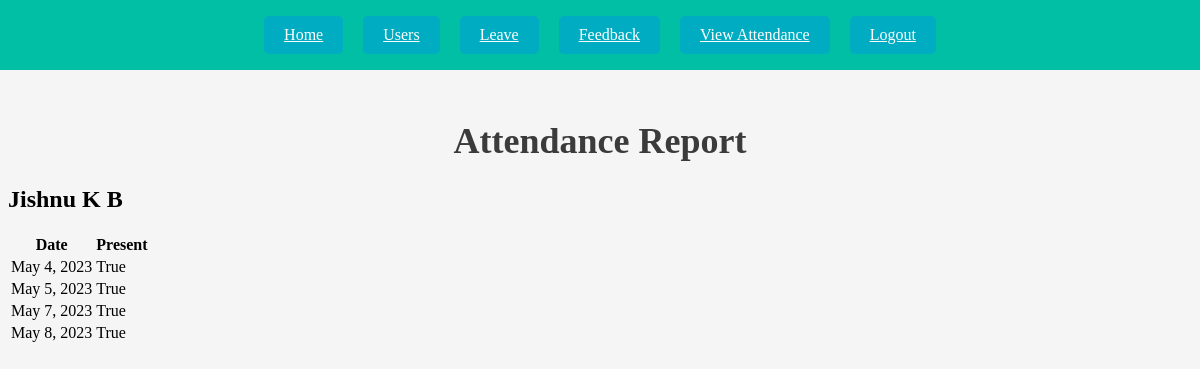
/admin_view_attendance/ (signed in), run on an earlier commit of the app's database.
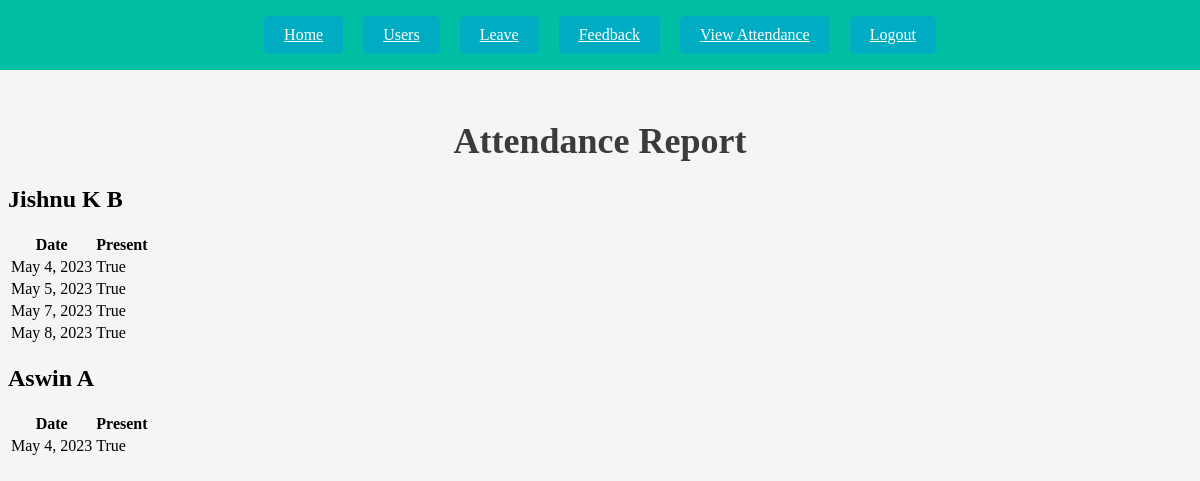
And on a later commit of the database.
### faculty_app/models.py (models this page shows, shortened)
class Faculty(models.Model):
    user = models.OneToOneField(User, on_delete=models.CASCADE, related_name='faculty')
    dob = models.DateField()
    department = models.CharField(max_length=4, choices=DEPARTMENTS)
    date_of_join = models.DateField()
    subject = models.CharField(max_length=4, choices=SUBJECTS)
    emp_id = models.CharField(max_length=10, unique=True)

class Attendance(models.Model):
    user = models.ForeignKey(User, on_delete=models.CASCADE)
    mark_date = models.DateField()
    mark_time = models.TimeField(default=datetime.time(0, 0))
    status = models.BooleanField(default=False)

### faculty_app/views.py (the view)
# urls.py: path('admin_view_attendance/',views.admin_view_attendance, name='admin_view_attendance'),
@admin_required
def admin_view_attendance(request):
     faculty = Faculty.objects.select_related('user').exclude(user__is_superuser=True)
     attendances = Attendance.objects.select_related('user').exclude(user__is_superuser=True)
     return render(request, 'admin/admin_view_attendance.html', {'attendances': attendances, 'faculty':faculty})

### faculty_app/templates/admin/admin_view_attendance.html
{% extends 'admin/admin_base.html' %}
{% block content %}
<h1>Attendance Report</h1>
{% if faculty %}
  {% for user in faculty %}
    <h2>{{ user.user.first_name }} {{ user.user.last_name }}</h2>
    <table class="table">
      <thead>
        <tr>
          <th>Date</th>
          <th>Present</th>
        </tr>
      </thead>
      <tbody>
        {% for attendance in attendances %}
          {% if attendance.user == user.user %}
            <tr>
              <td>{{ attendance.mark_date }}</td>
              <td>{{ attendance.status }}</td>
            </tr>
          {% endif %}
        {% empty %}
          <tr>
            <td colspan="2">No attendance records found for this user.</td>
          </tr>
        {% endfor %}
      </tbody>
    </table>
  {% endfor %}
{% else %}
  <p>No faculty members found.</p>
{% endif %}
{% endblock %}

What changed in the data, as far as the page shows it:
added Faculty: user.first_name "Aswin", user.last_name "A"
added Attendance: mark_date "May 4, 2023", status "True", shown under "Aswin"
